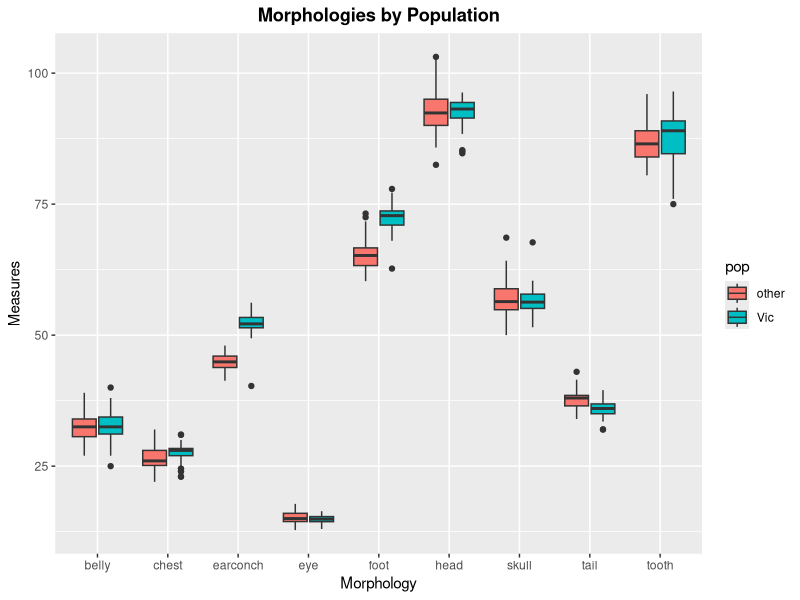
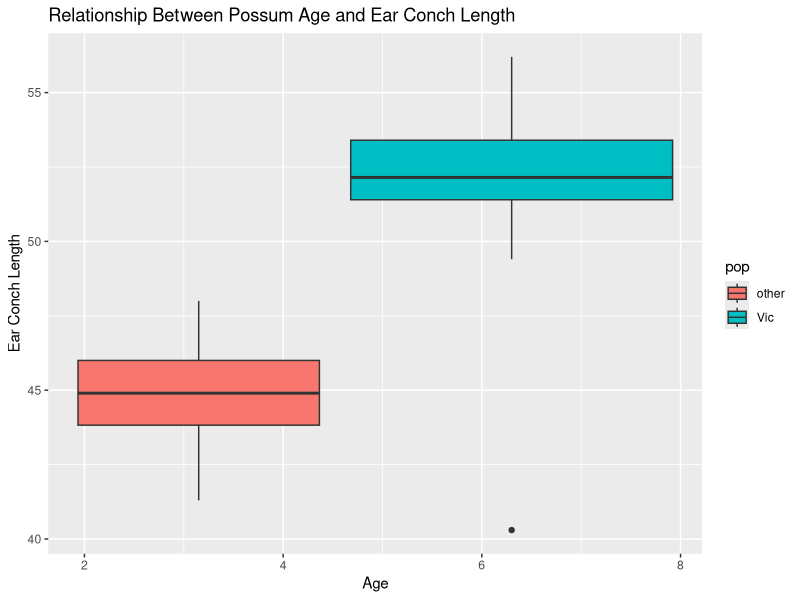
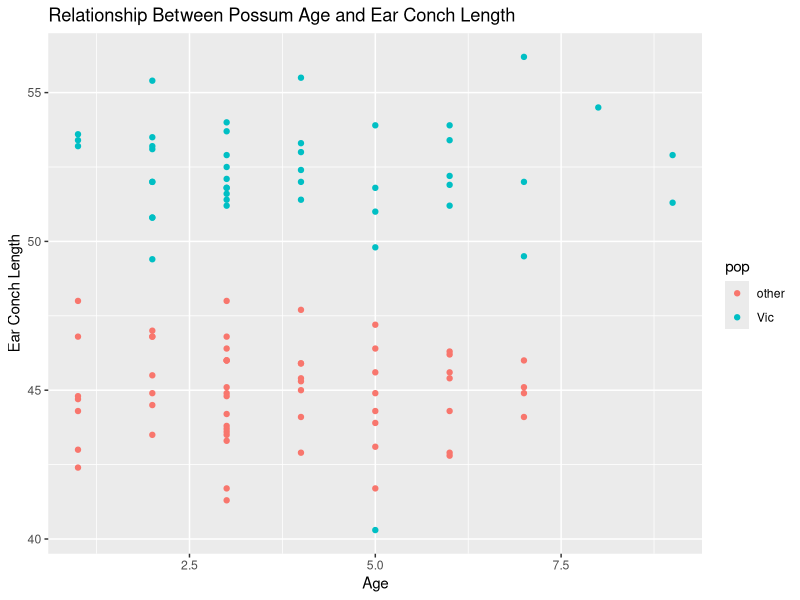
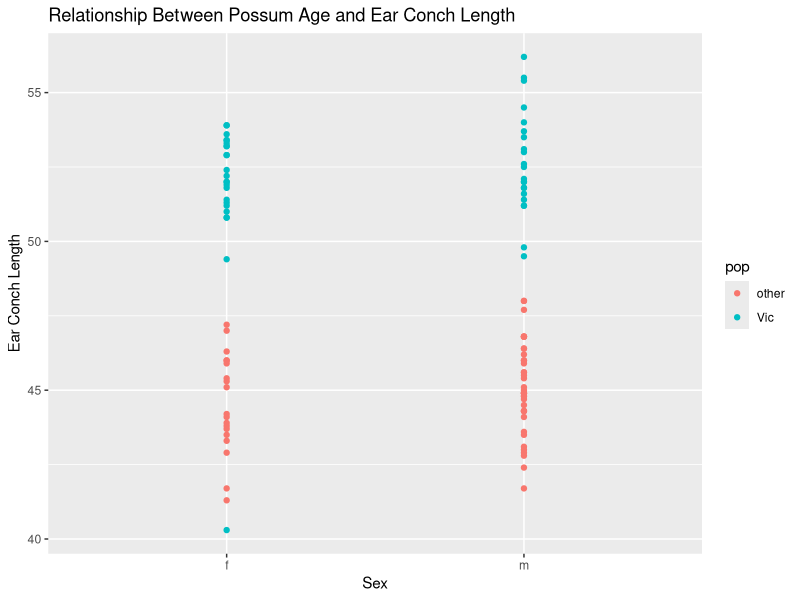
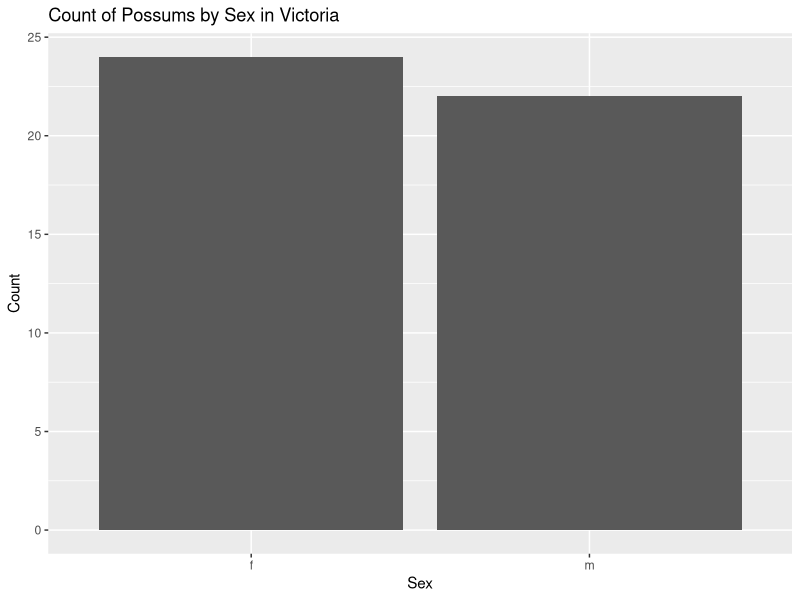
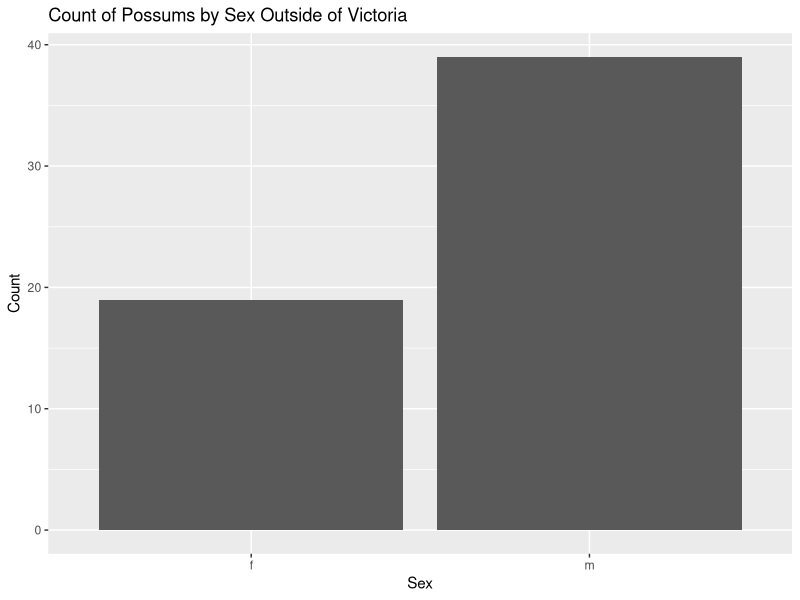
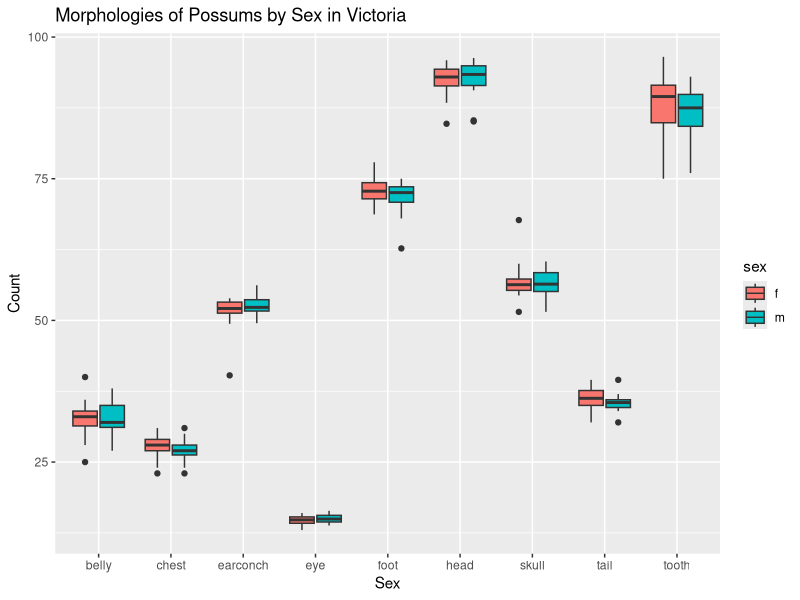
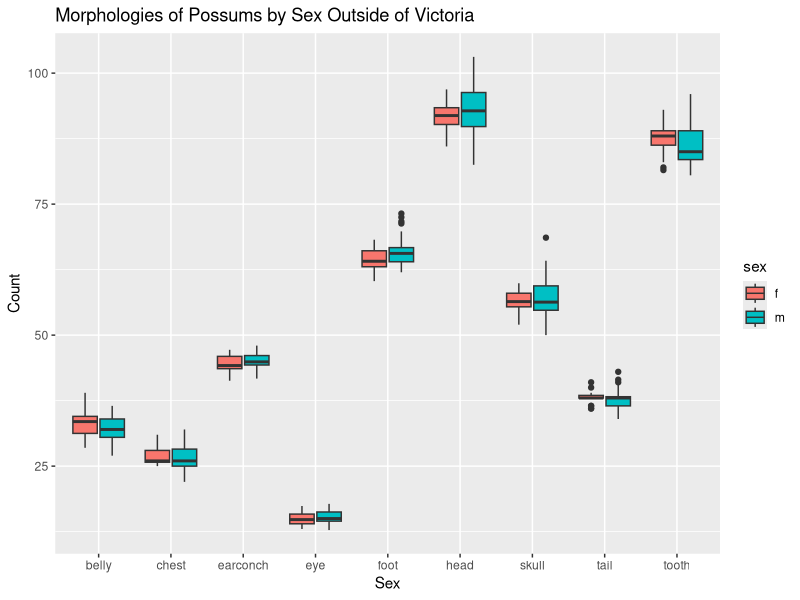

Generate these figures, in order, with R:
## ---- chunk 1
knitr::opts_chunk$set(echo = TRUE)
## ---- chunk 2
library(tidyverse)
library(skimr)
library("RColorBrewer")
## ---- chunk 3
 possum <- 
   readr::read_csv(file = "possum.csv", 
   na = c("", " ", "NA", "#N/A", "-999", "\\"))
## ---- chunk 4
# Check dimensions
dim(possum)

# Check for NA's
##install.packages("skimr")
possum %>% 
  skimr::skim()

# Check column names
colnames(possum)
## ---- chunk 5
possum <-
  possum%>% 
  dplyr::rename(
    pop = Pop, #population
    foot = footlgth, #foot length
    head = hdlngth, #head length
    skull = skullw, #skull width
    tail = taill, #tail length
    tooth = totlngth #tooth length
    ) 
possum
## ---- chunk 6
#rename X1 into sample
colnames(possum)<-c("sample", 
                    "case", 
                    "site", 
                    "pop", 
                    "sex",
                    "age",
                    "head",
                    "skull", 
                    "tooth", 
                    "tail", 
                    "foot", 
                    "earconch", 
                    "eye", 
                    "chest", 
                    "belly")
## ---- chunk 7
possum %>%   
  purrr::map_df(~ sum(is.na(.))) %>% 
  tidyr::gather(key="variables", value="num_nas") %>% 
  arrange(desc(num_nas))
## ---- chunk 8
possum %>% 
  gather(head, skull, tooth, tail, foot, earconch, eye, chest, belly, 
         key=morph, value=measure) %>%
  group_by(pop) %>% 
  ggplot(aes(x=morph, y=measure, fill=pop))+
    geom_boxplot()+
    labs(title="Morphologies by Population", 
       x = "Morphology",
       y = "Measures")+
  theme(plot.title = element_text(face="bold", hjust = 0.5))
## ---- chunk 9
possum %>% 
  ggplot(aes(x=age, y=earconch, fill = pop))+
  geom_boxplot()+
  labs(title = "Relationship Between Possum Age and Ear Conch Length",
       x= "Age",
       y= "Ear Conch Length")
## ---- chunk 10
possum %>% 
  ggplot(aes(x=age, y=earconch, color = pop))+
  geom_point()+
  labs(title = "Relationship Between Possum Age and Ear Conch Length",
       x= "Age",
       y= "Ear Conch Length")
## ---- chunk 11
possum %>% 
  ggplot(aes(x=sex, y=earconch, color = pop))+
  geom_point()+
  labs(title = "Relationship Between Possum Age and Ear Conch Length",
       x= "Sex",
       y= "Ear Conch Length")
## ---- chunk 12
possum %>% 
  filter (pop == "Vic") %>% 
  ggplot(aes(x=sex))+
  geom_bar()+
  labs(title = "Count of Possums by Sex in Victoria",
       x= "Sex",
       y= "Count")
## ---- chunk 13
possum %>% 
  filter (pop == "other") %>% 
  ggplot(aes(x=sex))+
  geom_bar()+
  labs(title = "Count of Possums by Sex Outside of Victoria",
       x= "Sex",
       y= "Count")
## ---- chunk 14
possum %>% 
  filter(pop == "Vic") %>% 
  gather(head, skull, tooth, tail, foot, earconch, eye, chest, belly, key=morph, value=measure) %>%
  group_by(sex) %>% 
  ggplot(aes(x=morph, y=measure, fill=sex))+
    geom_boxplot()+
  labs(title = "Morphologies of Possums by Sex in Victoria",
       x= "Sex",
       y= "Count")
## ---- chunk 15
possum %>% 
  filter(pop == "other") %>% 
  gather(head, skull, tooth, tail, foot, earconch, eye, chest, belly, key=morph, value=measure) %>%
  group_by(sex) %>% 
  ggplot(aes(x=morph, y=measure, fill=sex))+
    geom_boxplot()+
  labs(title = "Morphologies of Possums by Sex Outside of Victoria",
       x= "Sex",
       y= "Count")
